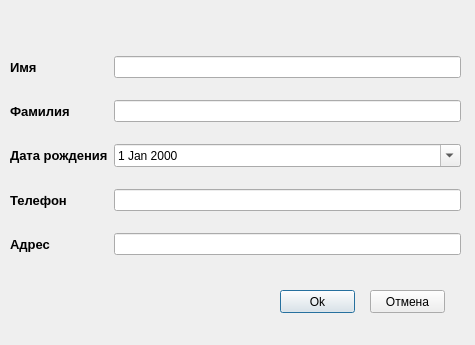
<?xml version="1.0" encoding="UTF-8"?>
<ui version="4.0">
 <class>bookedit</class>
 <widget class="QDialog" name="bookedit">
  <property name="enabled">
   <bool>true</bool>
  </property>
  <property name="geometry">
   <rect>
    <x>0</x>
    <y>0</y>
    <width>475</width>
    <height>345</height>
   </rect>
  </property>
  <property name="windowTitle">
   <string>Form</string>
  </property>
  <widget class="QPushButton" name="pushButtonOk">
   <property name="geometry">
    <rect>
     <x>280</x>
     <y>290</y>
     <width>75</width>
     <height>23</height>
    </rect>
   </property>
   <property name="text">
    <string>Ok</string>
   </property>
  </widget>
  <widget class="QPushButton" name="pushButtonCansel">
   <property name="geometry">
    <rect>
     <x>370</x>
     <y>290</y>
     <width>75</width>
     <height>23</height>
    </rect>
   </property>
   <property name="text">
    <string>Отмена</string>
   </property>
  </widget>
  <widget class="QWidget" name="layoutWidget">
   <property name="geometry">
    <rect>
     <x>10</x>
     <y>40</y>
     <width>451</width>
     <height>231</height>
    </rect>
   </property>
   <layout class="QGridLayout" name="gridLayout">
    <item row="0" column="0">
     <widget class="QLabel" name="label">
      <property name="font">
       <font>
        <pointsize>10</pointsize>
        <weight>75</weight>
        <bold>true</bold>
       </font>
      </property>
      <property name="text">
       <string>Имя</string>
      </property>
     </widget>
    </item>
    <item row="0" column="1">
     <widget class="QLineEdit" name="lineEditFName"/>
    </item>
    <item row="1" column="0">
     <widget class="QLabel" name="label_2">
      <property name="font">
       <font>
        <pointsize>10</pointsize>
        <weight>75</weight>
        <bold>true</bold>
       </font>
      </property>
      <property name="text">
       <string>Фамилия</string>
      </property>
     </widget>
    </item>
    <item row="1" column="1">
     <widget class="QLineEdit" name="lineEditLName"/>
    </item>
    <item row="2" column="0">
     <widget class="QLabel" name="label_3">
      <property name="font">
       <font>
        <pointsize>10</pointsize>
        <weight>75</weight>
        <bold>true</bold>
       </font>
      </property>
      <property name="text">
       <string>Дата рождения</string>
      </property>
     </widget>
    </item>
    <item row="2" column="1">
     <widget class="QDateEdit" name="dateEdit">
      <property name="calendarPopup">
       <bool>true</bool>
      </property>
     </widget>
    </item>
    <item row="3" column="0">
     <widget class="QLabel" name="label_4">
      <property name="font">
       <font>
        <pointsize>10</pointsize>
        <weight>75</weight>
        <bold>true</bold>
       </font>
      </property>
      <property name="text">
       <string>Телефон</string>
      </property>
     </widget>
    </item>
    <item row="3" column="1">
     <widget class="QLineEdit" name="lineEditPhone"/>
    </item>
    <item row="4" column="0">
     <widget class="QLabel" name="label_5">
      <property name="font">
       <font>
        <pointsize>10</pointsize>
        <weight>75</weight>
        <bold>true</bold>
       </font>
      </property>
      <property name="text">
       <string>Адрес</string>
      </property>
     </widget>
    </item>
    <item row="4" column="1">
     <widget class="QLineEdit" name="lineEditAdress"/>
    </item>
   </layout>
  </widget>
 </widget>
 <resources/>
 <connections>
  <connection>
   <sender>pushButtonCansel</sender>
   <signal>clicked()</signal>
   <receiver>bookedit</receiver>
   <slot>reject()</slot>
   <hints>
    <hint type="sourcelabel">
     <x>395</x>
     <y>302</y>
    </hint>
    <hint type="destinationlabel">
     <x>460</x>
     <y>264</y>
    </hint>
   </hints>
  </connection>
 </connections>
</ui>
